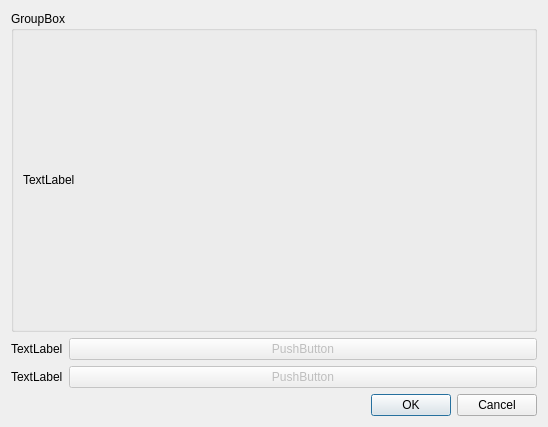
<?xml version="1.0" encoding="UTF-8"?>
<ui version="4.0">
 <class>Dialog</class>
 <widget class="QDialog" name="Dialog">
  <property name="geometry">
   <rect>
    <x>0</x>
    <y>0</y>
    <width>548</width>
    <height>427</height>
   </rect>
  </property>
  <property name="windowTitle">
   <string>Dialog</string>
  </property>
  <layout class="QGridLayout" name="gridLayout">
   <item row="2" column="0">
    <widget class="QLabel" name="update_schemas_label">
     <property name="text">
      <string>TextLabel</string>
     </property>
    </widget>
   </item>
   <item row="1" column="0">
    <widget class="QLabel" name="update_program_label">
     <property name="text">
      <string>TextLabel</string>
     </property>
    </widget>
   </item>
   <item row="3" column="1">
    <widget class="QDialogButtonBox" name="button_box">
     <property name="orientation">
      <enum>Qt::Horizontal</enum>
     </property>
     <property name="standardButtons">
      <set>QDialogButtonBox::Cancel|QDialogButtonBox::Ok</set>
     </property>
    </widget>
   </item>
   <item row="1" column="1">
    <widget class="QPushButton" name="update_program_button">
     <property name="enabled">
      <bool>false</bool>
     </property>
     <property name="text">
      <string>PushButton</string>
     </property>
    </widget>
   </item>
   <item row="2" column="1">
    <widget class="QPushButton" name="update_schemas_button">
     <property name="enabled">
      <bool>false</bool>
     </property>
     <property name="text">
      <string>PushButton</string>
     </property>
    </widget>
   </item>
   <item row="0" column="0" colspan="2">
    <widget class="QGroupBox" name="info_groupbox">
     <property name="title">
      <string>GroupBox</string>
     </property>
     <layout class="QGridLayout" name="gridLayout_2">
      <item row="0" column="0">
       <widget class="QLabel" name="info_label">
        <property name="text">
         <string>TextLabel</string>
        </property>
        <property name="wordWrap">
         <bool>true</bool>
        </property>
       </widget>
      </item>
     </layout>
    </widget>
   </item>
  </layout>
 </widget>
 <resources/>
 <connections>
  <connection>
   <sender>button_box</sender>
   <signal>accepted()</signal>
   <receiver>Dialog</receiver>
   <slot>accept()</slot>
   <hints>
    <hint type="sourcelabel">
     <x>248</x>
     <y>254</y>
    </hint>
    <hint type="destinationlabel">
     <x>157</x>
     <y>274</y>
    </hint>
   </hints>
  </connection>
  <connection>
   <sender>button_box</sender>
   <signal>rejected()</signal>
   <receiver>Dialog</receiver>
   <slot>reject()</slot>
   <hints>
    <hint type="sourcelabel">
     <x>316</x>
     <y>260</y>
    </hint>
    <hint type="destinationlabel">
     <x>286</x>
     <y>274</y>
    </hint>
   </hints>
  </connection>
 </connections>
</ui>
